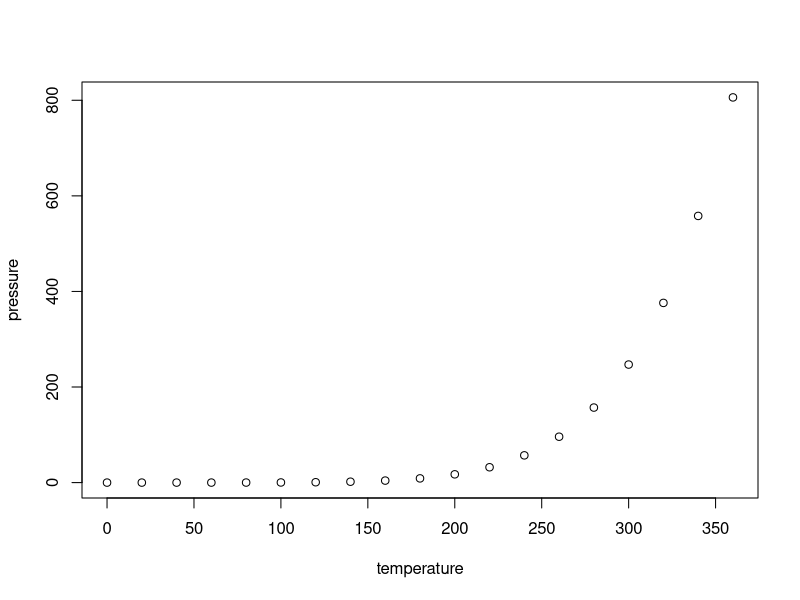
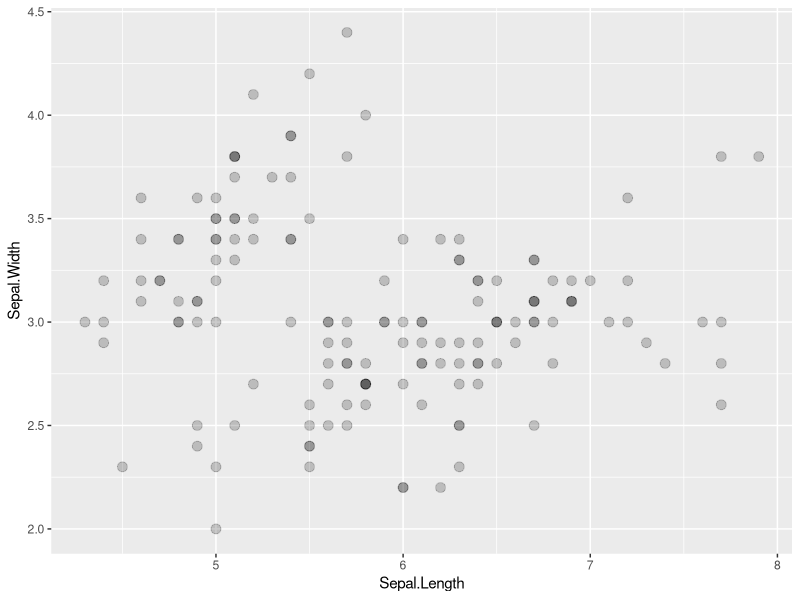

These charts were generated, in order, by the following R code:
## ---- chunk 1
knitr::opts_chunk$set(echo = TRUE)
## ---- chunk 2
summary(cars)
## ---- chunk 3
plot(pressure)
## ---- chunk 4
library(ggplot2)
ggplot(data=iris, aes(x = Sepal.Length , y = Sepal.Width)) +
  geom_point(alpha = 0.2,size = 3) +
  geom_smooth(method = "glm",formula = y ~ 2*x) 
